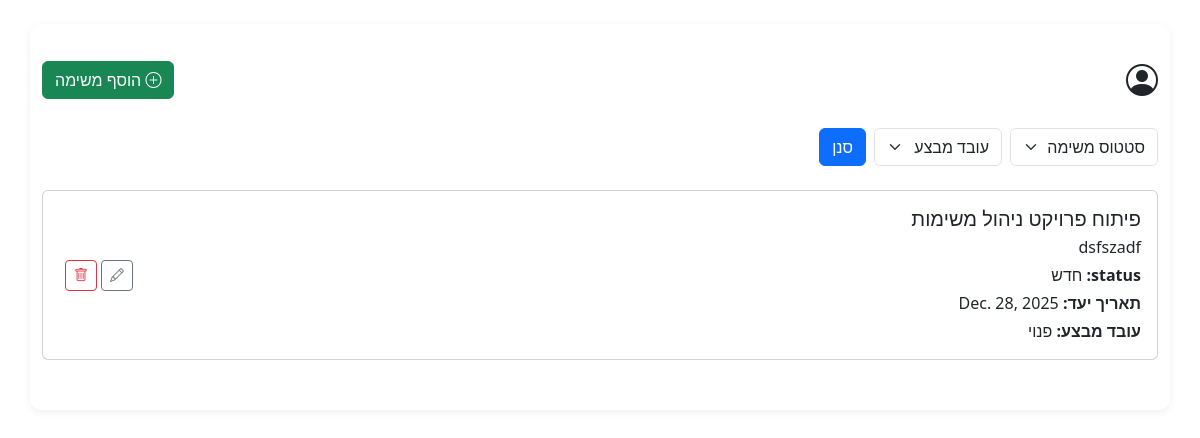
Before: /TMApp/tasks/ (signed in) with the older database file.
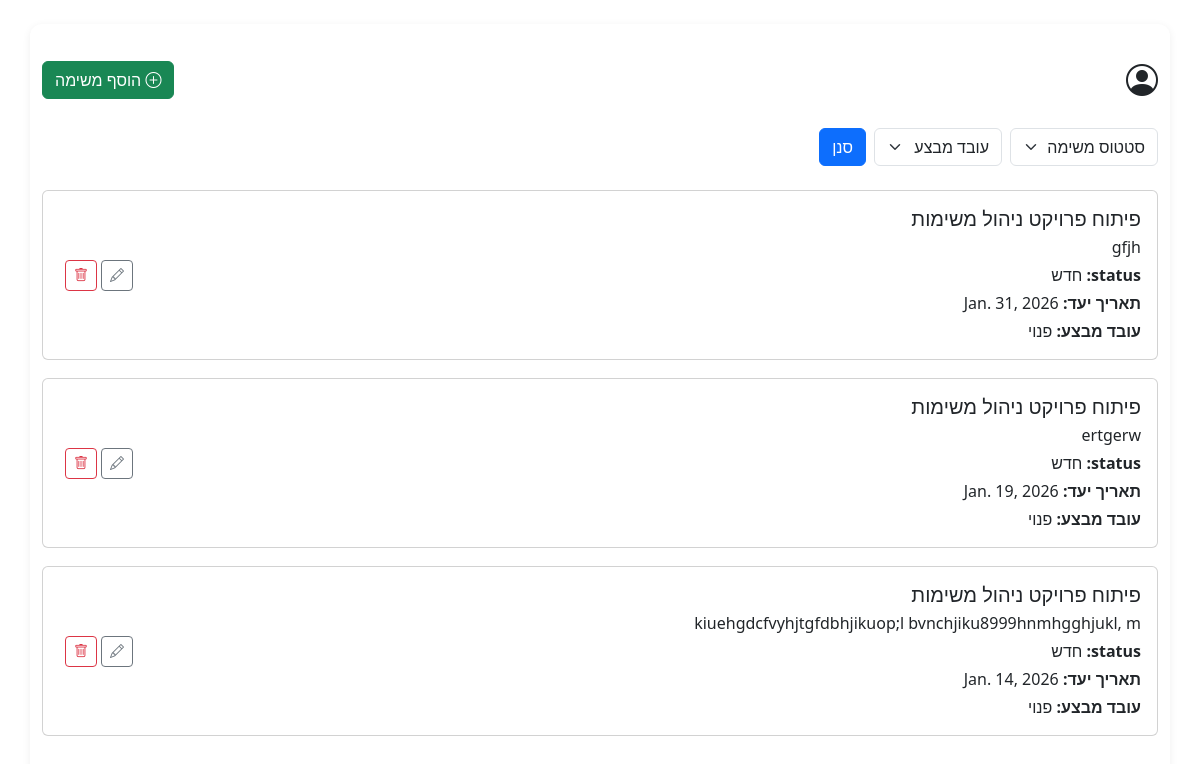
After: the same page with the newer database file.
### TasksManagementApp/models.py (models this page shows, shortened)
class Task(models.Model):
    STATUS_CHOICES = [(1,"new"),(2,"in process"),(3,"completed")]
    task_id = models.AutoField(primary_key=True)
    task_name = models.CharField(max_length=100,blank=False, null=False)
    task_description = models.TextField(blank=False, null=False)
    task_last_date = models.DateField(blank=True, null=True)
    task_completed_date = models.DateField(blank=True, null=True)
    task_status = models.IntegerField(choices=STATUS_CHOICES,blank=False, null=False)
    employee = models.ForeignKey(settings.AUTH_USER_MODEL,on_delete=models.PROTECT,related_name='myTasks',blank=True, null=True)
    task_team = models.ForeignKey('Team',on_delete=models.PROTECT,related_name='tasks',blank=False, null=False)

### TasksManagementApp/views.py (the view)
# urls.py: path('tasks/', views.tasks, name='tasks'),
@login_required
def tasks(request):
    user = request.user
    role = user.employee_role
    employees = Employee.objects.all()
    tasks_qs = get_tasks_for_current_user(request)
    status = request.GET.get('status')
    employee = request.GET.get('employee')
    if status:
        tasks_qs = tasks_qs.filter(task_status=status)
    if employee:
        tasks_qs = tasks_qs.filter(employee_id=employee)
    return render(request, 'tasks.html', {
        'user': user,
        'role': role,
        'tasks': tasks_qs,
        'employees': employees,
        'form': AddTaskForm(),
    })

### TasksManagementApp/forms.py
class AddTaskForm(forms.ModelForm):
    class Meta:
        model = Task
        fields = ['task_name', 'task_description', 'task_last_date', 'employee']
        widgets = {
            'task_name': forms.TextInput(attrs={'class': 'form-control'}),
            'task_description': forms.Textarea(attrs={'class': 'form-control', 'rows': 3}),
            'task_last_date': forms.DateInput(attrs={'class': 'form-control', 'type': 'date'}),
            'employee': forms.Select(attrs={'class': 'form-select'}),
        }
    task_last_date = forms.DateField(widget=forms.DateInput(attrs={'type': 'date'}))

### TasksManagementApp/models.py (called while the page is built)
    def __str__(self):
        return self.username

### TasksManagementApp/views.py (called while the page is built)
def get_tasks_for_current_user(request):
        return Task.objects.filter(task_team=request.user.team_code)

### TasksManagementApp/Templates/tasks.html (shortened to what the changed rows need)
{% load static %}
<!DOCTYPE html>
<html lang="he">
<head>
    <link rel="stylesheet" href="{% static 'styles.css' %}">
    <link href="https://cdn.jsdelivr.net/npm/bootstrap@5.3.3/dist/css/bootstrap.rtl.min.css" rel="stylesheet">
    <link href="https://cdn.jsdelivr.net/npm/bootstrap-icons@1.11.3/font/bootstrap-icons.css" rel="stylesheet">
</head>
<body dir="rtl">
<div class="container mt-4">
    <div>
        {% for task in tasks %}
        <div class="card task-card">
            <div class="card-body d-flex justify-content-between align-items-center">
                <div>
                    <h5 class="card-title mb-1">{{ task.task_name }}</h5>
                    {% if task.task_description %}
                    <p class="card-text mb-1">{{ task.task_description }}</p>
                    {% endif %}
                    <div class="mb-1"><strong>status:</strong>
                        {% if task.task_status == 1 %}
                            חדש
                        {% elif task.task_status == 2 %}
                            בתהליך
                        {% elif task.task_status == 3 %}
                            הושלם
                        {% endif %}
                    </div>
                    {% if task.task_last_date %}
                        <div class="mb-1"><strong>תאריך יעד:</strong> {{ task.task_last_date }}</div>
                    {% endif %}
                    <div>
                        <strong>עובד מבצע:</strong>
                        {% if task.employee %}
                            {{ task.employee.username }}
                        {% else %}
                            {% if task.task_id and role != 1 %}
                                <form method="post" action="{% url 'take_task' task.task_id %}" style="display:inline;">
                                    {% csrf_token %}
                                    <button class="btn btn-outline-primary btn-sm">קח משימה</button>
                                </form>
                            {% else %}
                                <span>פנוי</span>
                            {% endif %}
                        {% endif %}
                    </div>
                </div>
                <div class="task-actions d-flex align-items-center">
                    {% if role == 1 and task.employee is None %}
                            {% if task.task_id and task.task_status != 2  %}
                                <a href="{% url 'edit_task' task.task_id %}" class="btn btn-outline-secondary btn-sm me-1">
                                    <i class="bi bi-pencil"></i>
                                </a>
                            {% endif %}
                        {% if task.task_id %}
                        <form method="post" action="{% url 'delete_task' task.task_id %}" style="display:inline;">
                            <button class="btn btn-outline-danger btn-sm" title="מחק">
                                <i class="bi bi-trash"></i>
                            </button>
                        </form>
                        {% endif %}
                    {% endif %}
                </div>
            </div>
        </div>
        {% empty %}
            <div class="alert alert-info">אין משימות להצגה.</div>
        {% endfor %}
    </div>
</div>
</body>
</html>

Changed rows visible on the page:
removed Task: task_name "פיתוח פרויקט ניהול משימות", task_description "dsfszadf", task_status "חדש", task_last_date "Dec. 28, 2025", shows "פנוי"
added Task: task_name "פיתוח פרויקט ניהול משימות", task_description "gfjh", task_status "חדש", task_last_date "Jan. 31, 2026", shows "פנוי"
added Task: task_name "פיתוח פרויקט ניהול משימות", task_description "ertgerw", task_status "חדש", task_last_date "Jan. 19, 2026", shows "פנוי"
added Task: task_name "פיתוח פרויקט ניהול משימות", task_description "kiuehgdcfvyhjtgfdbhjikuop;l bvnchjiku8999hnmhgghjukl, m", task_status "חדש", task_last_date "Jan. 14, 2026", shows "פנוי"
